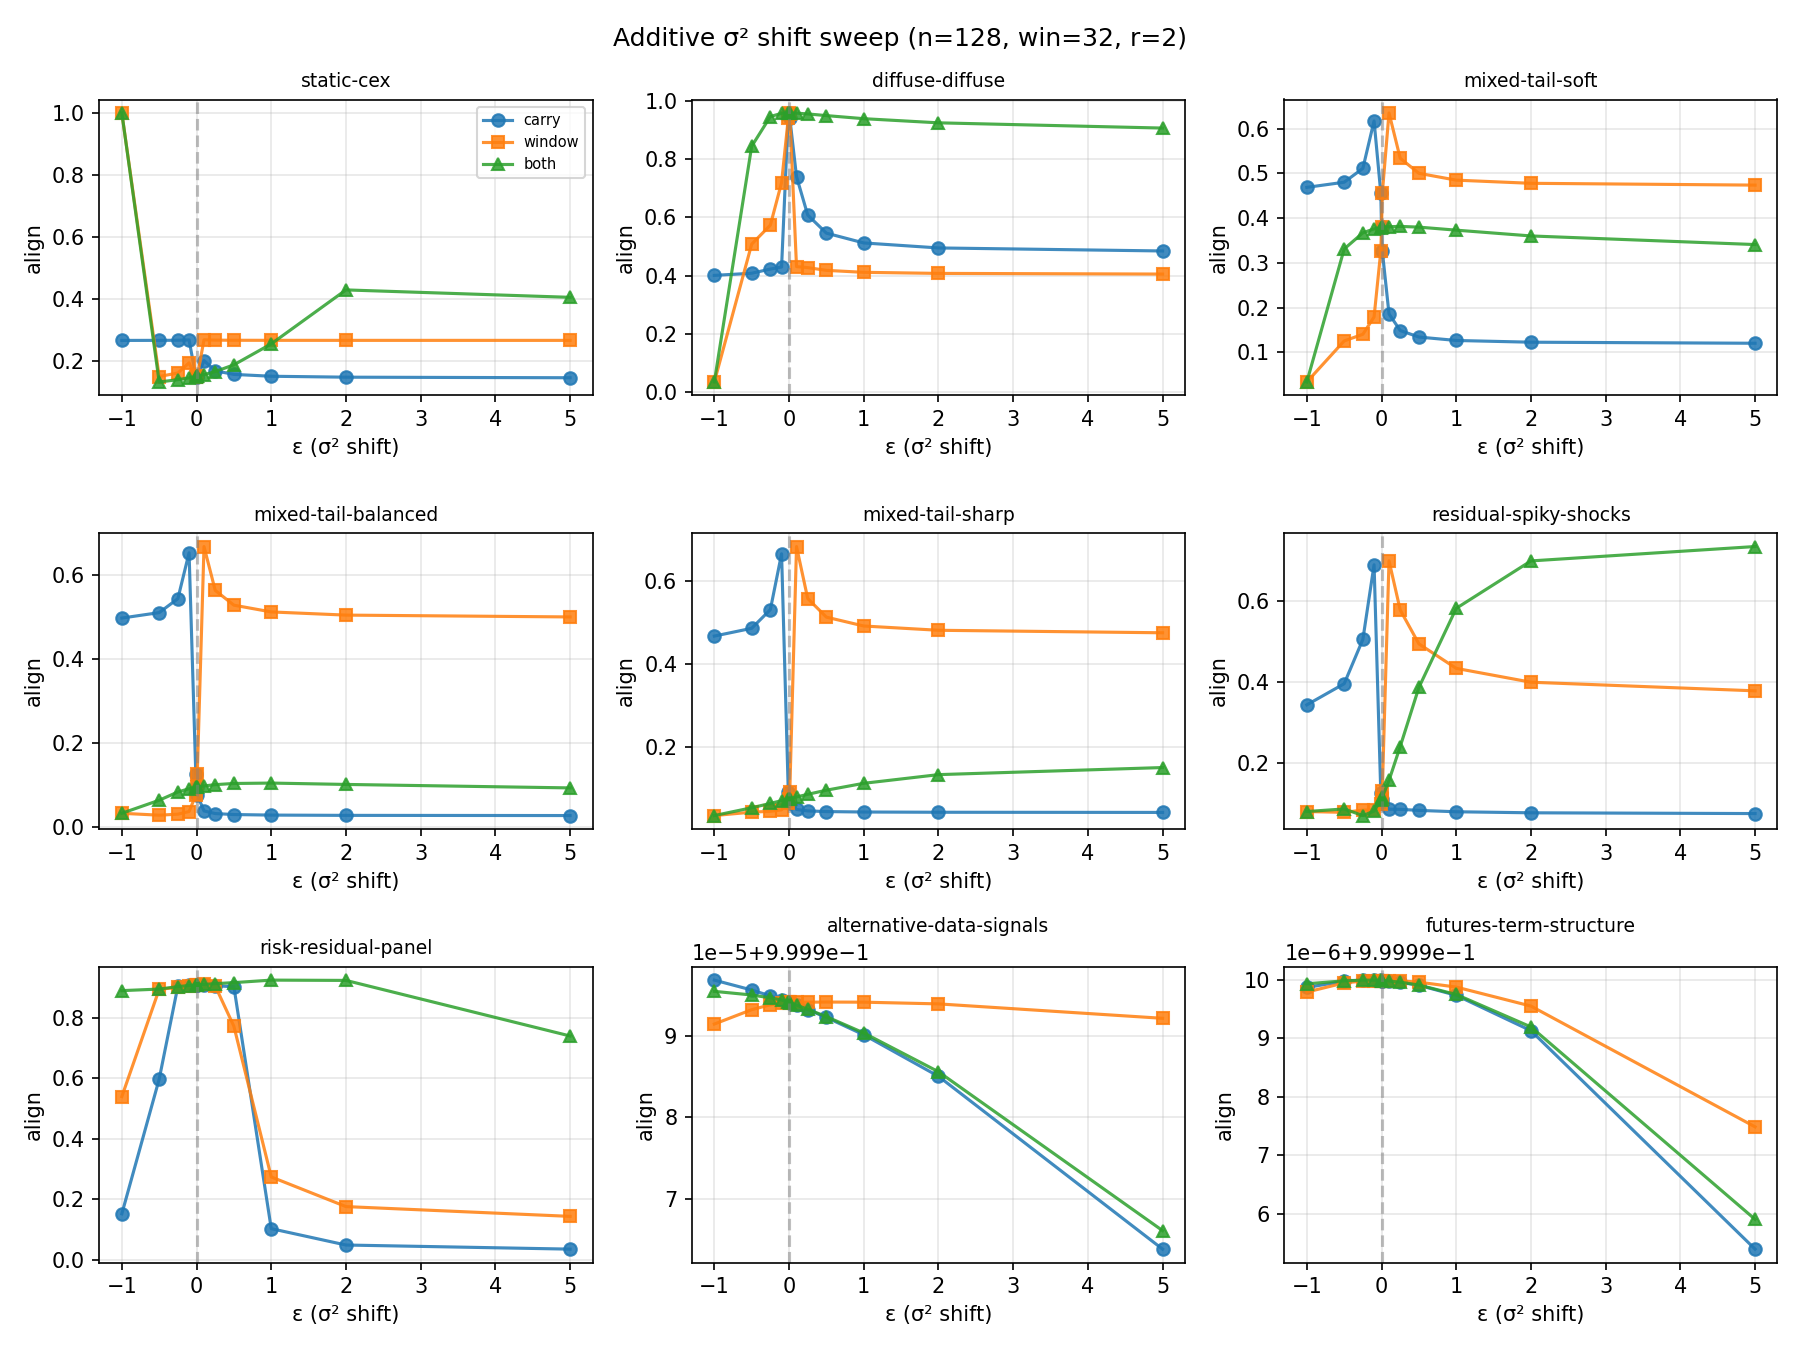

Write the Python code that produced this figure.
"""Additive σ² shift sweep.

For each block:
    s_new = sqrt(max(s^2 + ε, 0))

ε > 0  → inflate (add to σ²)
ε = 0  → iSVD baseline
ε < 0  → deflate (subtract; clamp to zero)

Three locations to apply the shift:
    'carry'  : shift only carry's σ² (window pristine). ε<0 matches the
               defsvd-carryonly family.
    'window' : shift only the window's σ² (carry pristine). The
               "outside-only" variant the user asked about.
    'both'   : shift both. Note that on the un-projected window (no V_r
               orthogonalization), this is NOT identity-equivalent — V_r
               and the window's right SVs can overlap, so adding εI to
               their combined Gram doesn't just rescale eigenvalues.

Magnitudes are always computed honestly via
projected_subspace_svd(M_gain, V_hat_raw) against the un-modified M_gain.
"""

import argparse
import sys
import time
from pathlib import Path

import numpy as np
import scipy.linalg as la

HERE = Path(__file__).resolve().parent
ROOT = HERE.parent
sys.path.insert(0, str(ROOT))
sys.path.insert(0, str(HERE))

from cex_structured_new_py import projected_subspace_svd  # noqa: E402
from cex_restricted_space_probe import generate_matrix_input  # noqa: E402


HARD_MATRICES = [
    "static-cex",
    "diffuse-diffuse",
    "mixed-tail-soft",
    "mixed-tail-balanced",
    "mixed-tail-sharp",
    "residual-spiky-shocks",
    "risk-residual-panel",
]
EASY_REFS = [
    "alternative-data-signals",
    "futures-term-structure",
]
DEFAULT_EPS = [-1.0, -0.5, -0.25, -0.1, -0.01, 0.0, 0.01, 0.1, 0.25, 0.5, 1.0, 2.0, 5.0]
LOCATIONS = ("carry", "window", "both")


def run_eps(A, V_exact, sigma1, r, win, eps, location, l=1):
    n = A.shape[1]
    mA = A.shape[0]

    V_r = None
    S_r = None

    for start0 in range(0, mA, win):
        end0 = min(start0 + win, mA)
        A_block = A[start0:end0, :]

        prev_sketch = None if (V_r is None or S_r is None) else S_r @ V_r.T
        M_gain = A_block if prev_sketch is None else np.vstack([prev_sketch, A_block])

        # Carry: pristine or shifted.
        if V_r is None or S_r is None:
            B_def = None
        else:
            s_carry = np.diag(S_r)
            if location in ("carry", "both"):
                s_carry_new = np.sqrt(np.maximum(s_carry ** 2 + eps, 0.0))
            else:
                s_carry_new = s_carry
            B_def = (V_r * s_carry_new).T

        # Window: pristine or shifted (via SVD then σ² shift).
        if location in ("window", "both"):
            U_w, s_w, Vh_w = la.svd(A_block, full_matrices=False, lapack_driver="gesdd")
            s_w_new = np.sqrt(np.maximum(s_w ** 2 + eps, 0.0))
            A_w_def = (U_w * s_w_new) @ Vh_w
        else:
            A_w_def = A_block

        M_def = A_w_def if B_def is None else np.vstack([B_def, A_w_def])
        _, s_def, Vh_def = la.svd(M_def, full_matrices=False, lapack_driver="gesdd")
        V_def_full = Vh_def.T
        rr = min(r, V_def_full.shape[1])
        V_hat_raw = V_def_full[:, :rr]

        V_hat, s_new = projected_subspace_svd(M_gain, V_hat_raw)
        s_new = np.asarray(s_new).reshape(-1)

        V_r = V_hat
        S_r = np.diag(s_new)

    ll = min(l, V_r.shape[1])
    align = float(np.linalg.norm(V_r @ (V_r.T @ V_exact[:, :ll]), "fro") / np.sqrt(ll))
    top_sval_est = float(S_r[0, 0]) if S_r is not None and S_r.size else 0.0
    rel_err = abs(top_sval_est - sigma1) / sigma1 if sigma1 != 0 else 0.0
    return align, rel_err


def print_table(title, matrices, eps_list, results):
    print(f"\n=== {title} ===")
    header = ["matrix"] + [f"ε={e:g}" for e in eps_list] + ["argmax_ε"]
    print("\t".join(header))
    for matrix in matrices:
        if matrix not in results:
            continue
        row = [matrix]
        best_e, best_a = None, -1.0
        for e in eps_list:
            a = results[matrix][e]
            row.append(f"{a:.4f}")
            if a > best_a:
                best_a, best_e = a, e
        row.append(f"{best_e:g}")
        print("\t".join(row))


def main():
    parser = argparse.ArgumentParser(description=__doc__)
    parser.add_argument("--n", type=int, default=128)
    parser.add_argument("--win", type=int, default=32)
    parser.add_argument("--rank", type=int, default=2)
    parser.add_argument("--seed", type=int, default=0)
    parser.add_argument("--preset", default="fast")
    parser.add_argument("--matrices", nargs="+", default=HARD_MATRICES + EASY_REFS)
    parser.add_argument("--eps", nargs="+", type=float, default=DEFAULT_EPS)
    parser.add_argument("--save-plot", default="sweep_additive_shift.png")
    args = parser.parse_args()

    eps_list = sorted(set(args.eps))
    aligns = {loc: {} for loc in LOCATIONS}

    for matrix in args.matrices:
        try:
            np.random.seed(args.seed)
            A, V_exact, _, sigma1 = generate_matrix_input(
                matrix, n=args.n, preset=args.preset, seed=args.seed,
            )
        except (ValueError, RuntimeError, TypeError) as e:
            print(f"# SKIP {matrix}: {e}", file=sys.stderr, flush=True)
            continue
        for loc in LOCATIONS:
            aligns[loc][matrix] = {}
            for eps in eps_list:
                np.random.seed(args.seed)
                a, _ = run_eps(A, V_exact, sigma1, args.rank, args.win, eps, loc)
                aligns[loc][matrix][eps] = a

    for loc in LOCATIONS:
        print_table(f"alignment ‖V_r V_rᵀ V_exact[:,0]‖  |  shift on {loc.upper()}",
                    args.matrices, eps_list, aligns[loc])

    # Multi-panel plot: one subplot per matrix, three lines (carry/window/both).
    try:
        import matplotlib
        matplotlib.use("Agg")
        import matplotlib.pyplot as plt
        matrices_with_data = [m for m in args.matrices if m in aligns["carry"]]
        ncols = 3
        nrows = int(np.ceil(len(matrices_with_data) / ncols))
        fig, axes = plt.subplots(nrows, ncols, figsize=(4 * ncols, 3 * nrows), sharey=False)
        axes = np.atleast_2d(axes).reshape(nrows, ncols)
        for idx, matrix in enumerate(matrices_with_data):
            ax = axes[idx // ncols, idx % ncols]
            for loc, marker in zip(LOCATIONS, ("o", "s", "^")):
                ys = [aligns[loc][matrix][e] for e in eps_list]
                ax.plot(eps_list, ys, marker=marker, label=loc, alpha=0.85)
            ax.axvline(0.0, color="gray", linestyle="--", alpha=0.5)
            ax.set_title(matrix, fontsize=9)
            ax.set_xlabel("ε (σ² shift)")
            ax.set_ylabel("align")
            ax.grid(True, alpha=0.3)
            if idx == 0:
                ax.legend(loc="best", fontsize=7)
        for idx in range(len(matrices_with_data), nrows * ncols):
            axes[idx // ncols, idx % ncols].axis("off")
        fig.suptitle(f"Additive σ² shift sweep (n={args.n}, win={args.win}, r={args.rank})")
        out = HERE / args.save_plot
        fig.tight_layout()
        fig.savefig(out, dpi=150)
        print(f"\n# Plot saved to {out}", file=sys.stderr)
    except ImportError:
        print("# matplotlib not available; skipping plot.", file=sys.stderr)


if __name__ == "__main__":
    main()
